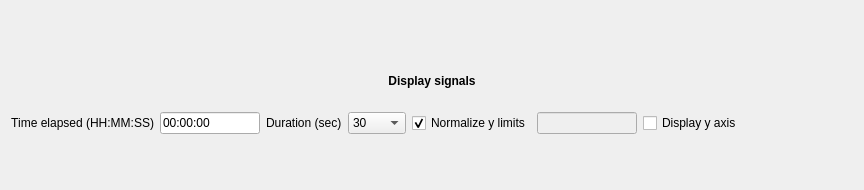
<?xml version="1.0" encoding="UTF-8"?>
<ui version="4.0">
 <class>OxygenDesatDetectorResultsView</class>
 <widget class="QWidget" name="OxygenDesatDetectorResultsView">
  <property name="geometry">
   <rect>
    <x>0</x>
    <y>0</y>
    <width>864</width>
    <height>190</height>
   </rect>
  </property>
  <property name="windowTitle">
   <string>Form</string>
  </property>
  <layout class="QGridLayout" name="gridLayout">
   <item row="0" column="0">
    <layout class="QVBoxLayout" name="verticalLayout">
     <item>
      <layout class="QHBoxLayout" name="horizontalLayout_2">
       <item>
        <widget class="QLabel" name="label_2">
         <property name="sizePolicy">
          <sizepolicy hsizetype="Preferred" vsizetype="Minimum">
           <horstretch>0</horstretch>
           <verstretch>0</verstretch>
          </sizepolicy>
         </property>
         <property name="maximumSize">
          <size>
           <width>16777215</width>
           <height>50</height>
          </size>
         </property>
         <property name="font">
          <font>
           <bold>true</bold>
          </font>
         </property>
         <property name="text">
          <string>Display signals</string>
         </property>
         <property name="alignment">
          <set>Qt::AlignmentFlag::AlignCenter</set>
         </property>
        </widget>
       </item>
      </layout>
     </item>
     <item>
      <layout class="QVBoxLayout" name="verticalLayout_2">
       <item>
        <layout class="QHBoxLayout" name="horizontalLayout_3">
         <item>
          <widget class="QLabel" name="time_label">
           <property name="layoutDirection">
            <enum>Qt::LayoutDirection::LeftToRight</enum>
           </property>
           <property name="text">
            <string>Time elapsed (HH:MM:SS)</string>
           </property>
           <property name="alignment">
            <set>Qt::AlignmentFlag::AlignRight|Qt::AlignmentFlag::AlignTrailing|Qt::AlignmentFlag::AlignVCenter</set>
           </property>
          </widget>
         </item>
         <item>
          <widget class="QLineEditLive" name="time_lineedit">
           <property name="enabled">
            <bool>true</bool>
           </property>
           <property name="maximumSize">
            <size>
             <width>100</width>
             <height>16777215</height>
            </size>
           </property>
           <property name="toolTip">
            <string>Time elapsed since the beginning of the recording (ex. 01:10:5.5)
Press enter to display the detection window.</string>
           </property>
           <property name="text">
            <string notr="true">00:00:00</string>
           </property>
          </widget>
         </item>
         <item>
          <widget class="QLabel" name="duration_label">
           <property name="text">
            <string>Duration (sec)</string>
           </property>
          </widget>
         </item>
         <item>
          <widget class="QComboBox" name="comboBox_duration">
           <item>
            <property name="text">
             <string>30</string>
            </property>
           </item>
           <item>
            <property name="text">
             <string>150</string>
            </property>
           </item>
           <item>
            <property name="text">
             <string>300</string>
            </property>
           </item>
           <item>
            <property name="text">
             <string>1800</string>
            </property>
           </item>
           <item>
            <property name="text">
             <string>3600</string>
            </property>
           </item>
          </widget>
         </item>
         <item>
          <widget class="QCheckBox" name="checkBox_ylim_norm">
           <property name="text">
            <string>Normalize y limits</string>
           </property>
           <property name="checked">
            <bool>true</bool>
           </property>
          </widget>
         </item>
         <item>
          <widget class="QLineEdit" name="lineEdit_ylim_fixed">
           <property name="enabled">
            <bool>false</bool>
           </property>
           <property name="maximumSize">
            <size>
             <width>100</width>
             <height>16777215</height>
            </size>
           </property>
          </widget>
         </item>
         <item>
          <widget class="QCheckBox" name="checkBox_display_y">
           <property name="text">
            <string>Display y axis</string>
           </property>
          </widget>
         </item>
         <item>
          <spacer name="horizontalSpacer_2">
           <property name="orientation">
            <enum>Qt::Orientation::Horizontal</enum>
           </property>
           <property name="sizeHint" stdset="0">
            <size>
             <width>40</width>
             <height>20</height>
            </size>
           </property>
          </spacer>
         </item>
        </layout>
       </item>
      </layout>
     </item>
     <item>
      <layout class="QVBoxLayout" name="result_layout">
       <property name="sizeConstraint">
        <enum>QLayout::SizeConstraint::SetMaximumSize</enum>
       </property>
      </layout>
     </item>
    </layout>
   </item>
  </layout>
 </widget>
 <customwidgets>
  <customwidget>
   <class>QLineEditLive</class>
   <extends>QLineEdit</extends>
   <header>widgets.QLineEditLive</header>
  </customwidget>
 </customwidgets>
 <resources/>
 <connections>
  <connection>
   <sender>time_lineedit</sender>
   <signal>editingFinished()</signal>
   <receiver>OxygenDesatDetectorResultsView</receiver>
   <slot>time_elapsed_change_slot()</slot>
   <hints>
    <hint type="sourcelabel">
     <x>205</x>
     <y>94</y>
    </hint>
    <hint type="destinationlabel">
     <x>431</x>
     <y>94</y>
    </hint>
   </hints>
  </connection>
  <connection>
   <sender>comboBox_duration</sender>
   <signal>currentIndexChanged(int)</signal>
   <receiver>OxygenDesatDetectorResultsView</receiver>
   <slot>duration_change_slot()</slot>
   <hints>
    <hint type="sourcelabel">
     <x>373</x>
     <y>94</y>
    </hint>
    <hint type="destinationlabel">
     <x>431</x>
     <y>94</y>
    </hint>
   </hints>
  </connection>
  <connection>
   <sender>checkBox_ylim_norm</sender>
   <signal>clicked()</signal>
   <receiver>OxygenDesatDetectorResultsView</receiver>
   <slot>y_limit_enable_slot()</slot>
   <hints>
    <hint type="sourcelabel">
     <x>471</x>
     <y>94</y>
    </hint>
    <hint type="destinationlabel">
     <x>431</x>
     <y>94</y>
    </hint>
   </hints>
  </connection>
  <connection>
   <sender>lineEdit_ylim_fixed</sender>
   <signal>editingFinished()</signal>
   <receiver>OxygenDesatDetectorResultsView</receiver>
   <slot>y_limits_change_slot()</slot>
   <hints>
    <hint type="sourcelabel">
     <x>589</x>
     <y>94</y>
    </hint>
    <hint type="destinationlabel">
     <x>431</x>
     <y>94</y>
    </hint>
   </hints>
  </connection>
  <connection>
   <sender>checkBox_display_y</sender>
   <signal>clicked()</signal>
   <receiver>OxygenDesatDetectorResultsView</receiver>
   <slot>y_label_slot()</slot>
   <hints>
    <hint type="sourcelabel">
     <x>690</x>
     <y>94</y>
    </hint>
    <hint type="destinationlabel">
     <x>431</x>
     <y>94</y>
    </hint>
   </hints>
  </connection>
 </connections>
 <slots>
  <slot>on_show_button()</slot>
  <slot>y_limits_change_slot()</slot>
  <slot>update_y_axis_label_slot()</slot>
  <slot>duration_change_slot()</slot>
  <slot>time_elapsed_change_slot()</slot>
  <slot>y_limit_enable_slot()</slot>
  <slot>y_label_slot()</slot>
 </slots>
</ui>
